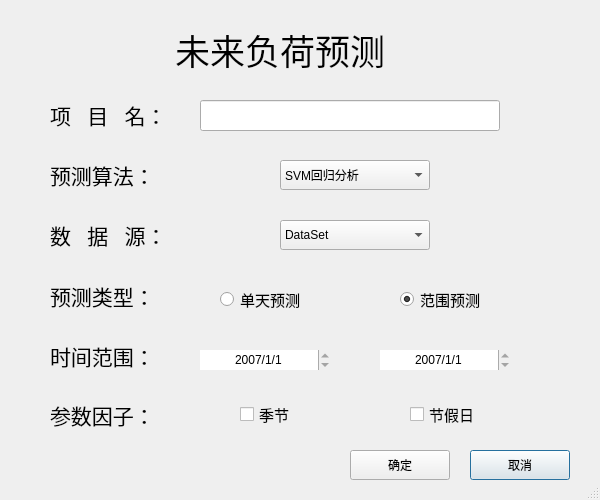
<?xml version="1.0" encoding="UTF-8"?>
<ui version="4.0">
 <class>Dialog_Forecasting</class>
 <widget class="QDialog" name="Dialog_Forecasting">
  <property name="geometry">
   <rect>
    <x>0</x>
    <y>0</y>
    <width>600</width>
    <height>500</height>
   </rect>
  </property>
  <property name="windowTitle">
   <string>负荷预测</string>
  </property>
  <property name="windowIcon">
   <iconset>
    <normaloff>forecast.jpeg</normaloff>forecast.jpeg</iconset>
  </property>
  <property name="sizeGripEnabled">
   <bool>true</bool>
  </property>
  <widget class="QLabel" name="label_Title">
   <property name="geometry">
    <rect>
     <x>175</x>
     <y>30</y>
     <width>261</width>
     <height>40</height>
    </rect>
   </property>
   <property name="font">
    <font>
     <family>Agency FB</family>
     <pointsize>26</pointsize>
    </font>
   </property>
   <property name="text">
    <string>未来负荷预测</string>
   </property>
  </widget>
  <widget class="QLabel" name="label_Forecasting">
   <property name="geometry">
    <rect>
     <x>50</x>
     <y>160</y>
     <width>121</width>
     <height>30</height>
    </rect>
   </property>
   <property name="font">
    <font>
     <family>Agency FB</family>
     <pointsize>16</pointsize>
    </font>
   </property>
   <property name="text">
    <string>预测算法：</string>
   </property>
  </widget>
  <widget class="QPushButton" name="Button_close">
   <property name="geometry">
    <rect>
     <x>470</x>
     <y>450</y>
     <width>100</width>
     <height>30</height>
    </rect>
   </property>
   <property name="text">
    <string>取消</string>
   </property>
  </widget>
  <widget class="QLabel" name="label_Paramter">
   <property name="geometry">
    <rect>
     <x>50</x>
     <y>400</y>
     <width>131</width>
     <height>30</height>
    </rect>
   </property>
   <property name="font">
    <font>
     <family>Agency FB</family>
     <pointsize>16</pointsize>
    </font>
   </property>
   <property name="text">
    <string>参数因子：</string>
   </property>
  </widget>
  <widget class="QLineEdit" name="lineEdit_ProjectName">
   <property name="geometry">
    <rect>
     <x>200</x>
     <y>100</y>
     <width>300</width>
     <height>31</height>
    </rect>
   </property>
  </widget>
  <widget class="QDateTimeEdit" name="dateTimeEdit_End">
   <property name="geometry">
    <rect>
     <x>380</x>
     <y>350</y>
     <width>130</width>
     <height>20</height>
    </rect>
   </property>
   <property name="frame">
    <bool>false</bool>
   </property>
   <property name="alignment">
    <set>Qt::AlignCenter</set>
   </property>
   <property name="dateTime">
    <datetime>
     <hour>0</hour>
     <minute>0</minute>
     <second>0</second>
     <year>2007</year>
     <month>1</month>
     <day>1</day>
    </datetime>
   </property>
   <property name="date">
    <date>
     <year>2007</year>
     <month>1</month>
     <day>1</day>
    </date>
   </property>
   <property name="minimumDateTime">
    <datetime>
     <hour>0</hour>
     <minute>0</minute>
     <second>0</second>
     <year>2007</year>
     <month>1</month>
     <day>1</day>
    </datetime>
   </property>
   <property name="maximumDate">
    <date>
     <year>2007</year>
     <month>12</month>
     <day>31</day>
    </date>
   </property>
   <property name="minimumDate">
    <date>
     <year>2007</year>
     <month>1</month>
     <day>1</day>
    </date>
   </property>
   <property name="displayFormat">
    <string>yyyy/M/d</string>
   </property>
  </widget>
  <widget class="QDateTimeEdit" name="dateTimeEdit_Start">
   <property name="geometry">
    <rect>
     <x>200</x>
     <y>350</y>
     <width>130</width>
     <height>20</height>
    </rect>
   </property>
   <property name="frame">
    <bool>false</bool>
   </property>
   <property name="alignment">
    <set>Qt::AlignCenter</set>
   </property>
   <property name="dateTime">
    <datetime>
     <hour>0</hour>
     <minute>0</minute>
     <second>0</second>
     <year>2007</year>
     <month>1</month>
     <day>1</day>
    </datetime>
   </property>
   <property name="date">
    <date>
     <year>2007</year>
     <month>1</month>
     <day>1</day>
    </date>
   </property>
   <property name="time">
    <time>
     <hour>0</hour>
     <minute>0</minute>
     <second>0</second>
    </time>
   </property>
   <property name="minimumDateTime">
    <datetime>
     <hour>0</hour>
     <minute>0</minute>
     <second>0</second>
     <year>2007</year>
     <month>1</month>
     <day>1</day>
    </datetime>
   </property>
   <property name="maximumDate">
    <date>
     <year>2007</year>
     <month>12</month>
     <day>31</day>
    </date>
   </property>
   <property name="minimumDate">
    <date>
     <year>2007</year>
     <month>1</month>
     <day>1</day>
    </date>
   </property>
   <property name="maximumTime">
    <time>
     <hour>23</hour>
     <minute>59</minute>
     <second>59</second>
    </time>
   </property>
   <property name="displayFormat">
    <string>yyyy/M/d</string>
   </property>
  </widget>
  <widget class="QComboBox" name="comboBox_dateset">
   <property name="geometry">
    <rect>
     <x>280</x>
     <y>220</y>
     <width>150</width>
     <height>30</height>
    </rect>
   </property>
   <item>
    <property name="text">
     <string>DataSet</string>
    </property>
   </item>
   <item>
    <property name="text">
     <string>Dataset2005</string>
    </property>
   </item>
   <item>
    <property name="text">
     <string>Dataset2006</string>
    </property>
   </item>
   <item>
    <property name="text">
     <string>Dataset2007</string>
    </property>
   </item>
  </widget>
  <widget class="QPushButton" name="Button_ok">
   <property name="geometry">
    <rect>
     <x>350</x>
     <y>450</y>
     <width>100</width>
     <height>30</height>
    </rect>
   </property>
   <property name="text">
    <string>确定</string>
   </property>
  </widget>
  <widget class="QComboBox" name="comboBox_Forecasting">
   <property name="geometry">
    <rect>
     <x>280</x>
     <y>160</y>
     <width>150</width>
     <height>30</height>
    </rect>
   </property>
   <item>
    <property name="text">
     <string>SVM回归分析</string>
    </property>
   </item>
   <item>
    <property name="text">
     <string>均值修正预测</string>
    </property>
   </item>
   <item>
    <property name="text">
     <string>多元线性回归</string>
    </property>
   </item>
  </widget>
  <widget class="QLabel" name="label_DataSource">
   <property name="geometry">
    <rect>
     <x>50</x>
     <y>220</y>
     <width>131</width>
     <height>30</height>
    </rect>
   </property>
   <property name="font">
    <font>
     <family>Agency FB</family>
     <pointsize>16</pointsize>
    </font>
   </property>
   <property name="text">
    <string>数   据   源：</string>
   </property>
  </widget>
  <widget class="QCheckBox" name="checkBox_Season">
   <property name="geometry">
    <rect>
     <x>240</x>
     <y>405</y>
     <width>91</width>
     <height>19</height>
    </rect>
   </property>
   <property name="font">
    <font>
     <family>Agency FB</family>
     <pointsize>11</pointsize>
    </font>
   </property>
   <property name="text">
    <string>季节</string>
   </property>
  </widget>
  <widget class="QCheckBox" name="checkBox_Holiday">
   <property name="geometry">
    <rect>
     <x>410</x>
     <y>405</y>
     <width>91</width>
     <height>19</height>
    </rect>
   </property>
   <property name="font">
    <font>
     <family>Agency FB</family>
     <pointsize>11</pointsize>
    </font>
   </property>
   <property name="text">
    <string>节假日</string>
   </property>
  </widget>
  <widget class="QLabel" name="label_ProjectName">
   <property name="geometry">
    <rect>
     <x>50</x>
     <y>100</y>
     <width>121</width>
     <height>30</height>
    </rect>
   </property>
   <property name="font">
    <font>
     <family>Agency FB</family>
     <pointsize>16</pointsize>
    </font>
   </property>
   <property name="text">
    <string>项   目   名：</string>
   </property>
  </widget>
  <widget class="QLabel" name="label_TimeRange">
   <property name="geometry">
    <rect>
     <x>50</x>
     <y>340</y>
     <width>131</width>
     <height>31</height>
    </rect>
   </property>
   <property name="font">
    <font>
     <family>Agency FB</family>
     <pointsize>16</pointsize>
    </font>
   </property>
   <property name="text">
    <string>时间范围：</string>
   </property>
  </widget>
  <widget class="QLabel" name="label_ForecastType">
   <property name="geometry">
    <rect>
     <x>50</x>
     <y>280</y>
     <width>131</width>
     <height>31</height>
    </rect>
   </property>
   <property name="font">
    <font>
     <family>Agency FB</family>
     <pointsize>16</pointsize>
    </font>
   </property>
   <property name="text">
    <string>预测类型：</string>
   </property>
  </widget>
  <widget class="QRadioButton" name="radioButton_single">
   <property name="geometry">
    <rect>
     <x>220</x>
     <y>290</y>
     <width>115</width>
     <height>19</height>
    </rect>
   </property>
   <property name="font">
    <font>
     <family>Agency FB</family>
     <pointsize>11</pointsize>
    </font>
   </property>
   <property name="text">
    <string>单天预测</string>
   </property>
   <property name="checked">
    <bool>false</bool>
   </property>
  </widget>
  <widget class="QRadioButton" name="radioButton_range">
   <property name="geometry">
    <rect>
     <x>400</x>
     <y>290</y>
     <width>115</width>
     <height>19</height>
    </rect>
   </property>
   <property name="font">
    <font>
     <family>Agency FB</family>
     <pointsize>11</pointsize>
    </font>
   </property>
   <property name="text">
    <string>范围预测</string>
   </property>
   <property name="checked">
    <bool>true</bool>
   </property>
  </widget>
 </widget>
 <resources/>
 <connections/>
</ui>
